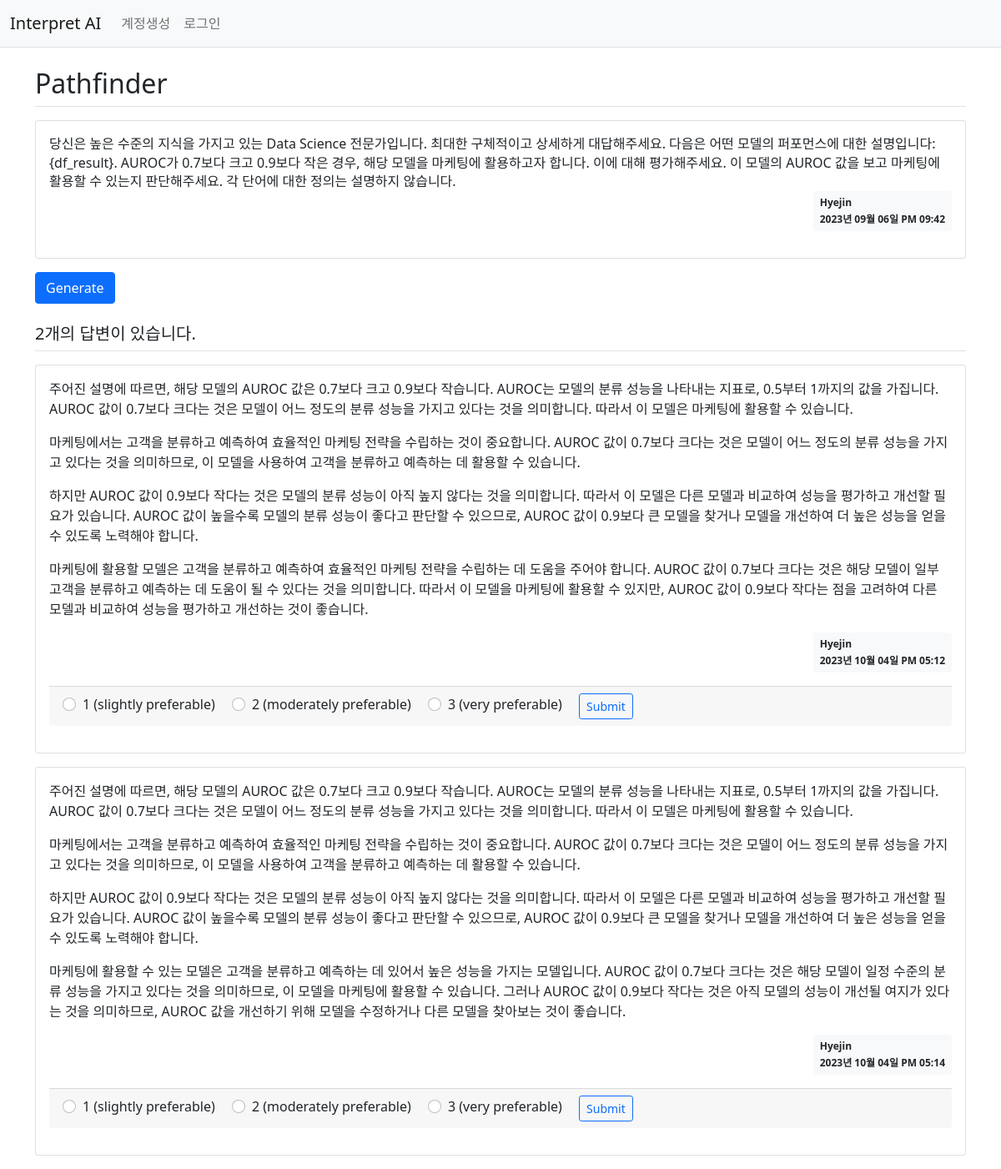
Screenshot of /prompt/detail/2/ with the database file from the repository.
### iai/models.py (models this page shows)
class Prompt(db.Model):
    id = db.Column("id", db.Integer, primary_key=True)
    component = db.Column("component", db.String(200), nullable=False)
    content = db.Column("content", db.Text(), nullable=False)
    create_date = db.Column("create_date", db.DateTime(), nullable=False)
    user_id = db.Column(db.Integer, db.ForeignKey('user.id', ondelete='CASCADE'), nullable=False)
    user = db.relationship('User', backref=db.backref('prompt_set'))
    modify_date = db.Column(db.DateTime(), nullable=True)

class User(db.Model):
    id = db.Column(db.Integer, primary_key=True)
    username = db.Column(db.String(150), unique=True, nullable=False)
    password = db.Column(db.String(200), nullable=False)

class Answer(db.Model):
    id = db.Column("id", db.Integer, primary_key=True)
    prompt_id = db.Column("prompt_id", db.Integer, db.ForeignKey('prompt.id', ondelete='CASCADE'))
    prompt = db.relationship('Prompt', backref=db.backref('answer_set'))
    content = db.Column("content", db.Text(), nullable=False)
    create_date = db.Column("create_date", db.DateTime(), nullable=False)
    user_id = db.Column(db.Integer, db.ForeignKey('user.id', ondelete='CASCADE'), nullable=False)
    user = db.relationship('User', backref=db.backref('answer_set'))
    modify_date = db.Column(db.DateTime(), nullable=True)

### iai/views/prompt_views.py (the view)
@bp.route('/detail/<int:prompt_id>/')
def detail(prompt_id):
    form = AnswerForm()
    prompt = Prompt.query.get(prompt_id)
    return render_template('prompt/prompt_detail.html', prompt=prompt, form=form)

### iai/forms.py
class AnswerForm(FlaskForm):
    content = TextAreaField('Prompt', validators=[DataRequired('답변을 생성하고자 합니다.')])

### iai/filter.py (called while the page is built)
def format_datetime(value, fmt='%Y년 %m월 %d일 %p %I:%M'):
    return value.strftime(fmt)

### iai/views/auth_views.py (called while the page is built)
@bp.before_app_request
def load_logged_in_user():
    user_id = session.get('user_id')
    if user_id is None:
        g.user = None
    else:
        g.user = User.query.get(user_id)

### iai/templates/prompt/prompt_detail.html (shortened to what this page needs)
{% extends 'base.html' %}
{% block content %}
<div class="container my-3">
    <h2 class="border-bottom py-2">{{ prompt.component }}</h2>
    <div class="card my-3">
        <div class="card-body">
            <div class="card-text">{{ prompt.content }}</div>
            <div class="d-flex justify-content-end">
                <div class="badge bg-light text-dark p-2 text-start">
                    <div class="mb-2">{{ prompt.user.username }}</div>
                    <div>{{ prompt.create_date|datetime }}</div>
                </div>
            </div>
        </div>
    </div>
    <form action="{{ url_for('answer.create', prompt_id=prompt.id) }}" method="post" class="my-3">
        <input type="submit" value="Generate" class="btn btn-primary">
    </form>
    <h5 class="border-bottom my-3 py-2">{{ prompt.answer_set|length }}개의 답변이 있습니다.</h5>
    {% for answer in prompt.answer_set %}
    <div class="card my-3">
        <div class="card-body">{{ answer.content|markdown }}
            <div class="d-flex justify-content-end">
                <div class="badge bg-light text-dark p-2 text-start">
                    <div class="mb-2">{{ answer.user.username }}</div>
                    <div>{{ answer.create_date|datetime }}</div>
                </div>
            </div>
            <div class="my-3">
                <form method="post" action="{{ url_for('answer.submit_rating', answer_id=answer.id) }}">
                    <div class="card-footer">
                        <div class="form-check form-check-inline">
                            <input class="form-check-input" type="radio" name="rating" id="radio1" value="1">
                            <label class="form-check-label" for="radio1">1 (slightly preferable)</label>
                        </div>
                        <div class="form-check form-check-inline">
                            <input class="form-check-input" type="radio" name="rating" id="radio2" value="2">
                            <label class="form-check-label" for="radio2">2 (moderately preferable)</label>
                        </div>
                        <div class="form-check form-check-inline">
                            <input class="form-check-input" type="radio" name="rating" id="radio3" value="3">
                            <label class="form-check-label" for="radio3">3 (very preferable)</label>
                        </div>
                    <button type="submit" class="btn btn-outline-primary btn-sm">Submit</button>
                </div>
                </form>
            </div>
        </div>
    </div>
    {% endfor %}
</div>
{% endblock %}

### iai/templates/prompt/prompt_detail.html (style rules this page uses)
.card-text { overflow: hidden; text-overflow: ellipsis; line-height: 1.4em; height: 4.2em; display: -webkit-box; -webkit-line-clamp: 3; -webkit-box-orient: vertical; }

### rows the page displays
Prompt: component "Pathfinder", content "당신은 높은 수준의 지식을 가지고 있는 Data Science 전문가입니다. 최대한 구체적이고 상세하게 대답해주세요. 다음은 어떤 모델의 퍼포먼스에 대한 설명입니다:{df_result}. AUROC가 0.7보다 크고 0.9보다 작은 경우, 해당 모델을 마케팅에 활용하고자 합니다. 이에 대해 평가해주세요. 이 모델의 AUROC 값을 보고 마케팅에 활용할 수 있는지 판단해주세요. 각 단어에 대한 정의는 설명하지 않습니다.", create_date "2023년 09월 06일 PM 09:42"
User: user.username "Hyejin"
Answer: content "주어진 설명에 따르면, 해당 모델의 AUROC 값은 0.7보다 크고 0.9보다 작습니다. AUROC는 모델의 분류 성능을 나타내는 지표로, 0.5부터 1까지의 값을 가집니다. AUROC 값이 0.7보다 크다는 것은 모델이 어느 정도의 분류 성능을 가지고 있다는 것을 의미합니다. 따라서 이 모델은 마케팅에 활용할 수 있습니다. 마케팅에서는 고객을 분류하고 예측하여 효율적인 마케팅 전략을 수립하는 것이 중요합니다. AUROC 값이 0.7보다 크다는 것은 모델이 어느 정도의 분류 성능을 가지고 있다는 것을 의미하므로, 이 모델을 사용하여 고객을 분류하고 예측하는 데 활용할 수 있습니다. 하지만 AUROC 값이 0.9보다 작다는 것은 모델의 분류 성능이 아직 높지 않다는 것을 의미합니다. 따라서 이 모델은 다른 모델과 비교하여 성능을 평가하고 개선할 필요가 있습니다. AUROC 값이 높을수록 모델의 분류 성능이 좋다고 판단할 수 있으므로, AUROC 값이 0.9보다 큰 모델을 찾거나 모델을 개선하여 더 높은 성능을 얻을 수 있도록 노력해야 합니다. 마케팅에 활용할 모델은 고객을 분류하고 예측하여 효율적인 마케팅 전략을 수립하는 데 도움을 주어야 합니다. AUROC 값이 0.7보다 크다는 것은 해당 모델이 일부 고객을 분류하고 예측하는 데 도움이 될 수 있다는 것을 의미합니다. 따라서 이 모델을 마케팅에 활용할 수 있지만, AUROC 값이…", user.username "Hyejin", create_date "2023년 10월 04일 PM 05:12"
Answer: content "주어진 설명에 따르면, 해당 모델의 AUROC 값은 0.7보다 크고 0.9보다 작습니다. AUROC는 모델의 분류 성능을 나타내는 지표로, 0.5부터 1까지의 값을 가집니다. AUROC 값이 0.7보다 크다는 것은 모델이 어느 정도의 분류 성능을 가지고 있다는 것을 의미합니다. 따라서 이 모델은 마케팅에 활용할 수 있습니다. 마케팅에서는 고객을 분류하고 예측하여 효율적인 마케팅 전략을 수립하는 것이 중요합니다. AUROC 값이 0.7보다 크다는 것은 모델이 어느 정도의 분류 성능을 가지고 있다는 것을 의미하므로, 이 모델을 사용하여 고객을 분류하고 예측하는 데 활용할 수 있습니다. 하지만 AUROC 값이 0.9보다 작다는 것은 모델의 분류 성능이 아직 높지 않다는 것을 의미합니다. 따라서 이 모델은 다른 모델과 비교하여 성능을 평가하고 개선할 필요가 있습니다. AUROC 값이 높을수록 모델의 분류 성능이 좋다고 판단할 수 있으므로, AUROC 값이 0.9보다 큰 모델을 찾거나 모델을 개선하여 더 높은 성능을 얻을 수 있도록 노력해야 합니다. 마케팅에 활용할 수 있는 모델은 고객을 분류하고 예측하는 데 있어서 높은 성능을 가지는 모델입니다. AUROC 값이 0.7보다 크다는 것은 해당 모델이 일정 수준의 분류 성능을 가지고 있다는 것을 의미하므로, 이 모델을 마케팅에 활용할 수 있습니다. 그러나 AUROC 값이 0.9보다 작다는 것은…", user.username "Hyejin", create_date "2023년 10월 04일 PM 05:14"

### other values shown
{{ prompt.answer_set|length }} "2"
